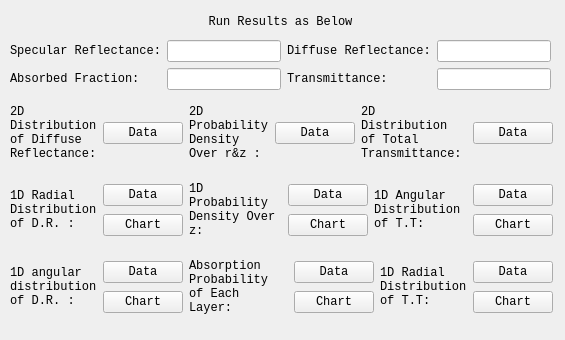
<?xml version="1.0" encoding="UTF-8"?>
<ui version="4.0">
 <class>RunResults</class>
 <widget class="QWidget" name="RunResults">
  <property name="geometry">
   <rect>
    <x>0</x>
    <y>0</y>
    <width>565</width>
    <height>340</height>
   </rect>
  </property>
  <property name="windowTitle">
   <string>Form</string>
  </property>
  <widget class="QWidget" name="gridLayoutWidget_2">
   <property name="geometry">
    <rect>
     <x>10</x>
     <y>90</y>
     <width>543</width>
     <height>241</height>
    </rect>
   </property>
   <layout class="QGridLayout" name="gridLayout_3">
    <item row="1" column="0">
     <layout class="QHBoxLayout" name="horizontalLayout_3">
      <item>
       <widget class="QLabel" name="label_8">
        <property name="font">
         <font>
          <family>Consolas</family>
         </font>
        </property>
        <property name="text">
         <string>1D Radial Distribution of D.R. :</string>
        </property>
        <property name="wordWrap">
         <bool>true</bool>
        </property>
       </widget>
      </item>
      <item>
       <layout class="QHBoxLayout" name="horizontalLayout_6">
        <item>
         <layout class="QVBoxLayout" name="verticalLayout_4">
          <item>
           <widget class="QPushButton" name="View_diff_reflect_rdl_Button">
            <property name="font">
             <font>
              <family>Consolas</family>
             </font>
            </property>
            <property name="text">
             <string>Data</string>
            </property>
           </widget>
          </item>
          <item>
           <widget class="QPushButton" name="View_diff_reflect_rdl_Chart">
            <property name="font">
             <font>
              <family>Consolas</family>
             </font>
            </property>
            <property name="text">
             <string>Chart</string>
            </property>
           </widget>
          </item>
         </layout>
        </item>
        <item>
         <widget class="QLabel" name="label_11">
          <property name="font">
           <font>
            <family>Consolas</family>
           </font>
          </property>
          <property name="text">
           <string>1D Probability Density Over z:</string>
          </property>
          <property name="wordWrap">
           <bool>true</bool>
          </property>
         </widget>
        </item>
        <item>
         <layout class="QHBoxLayout" name="horizontalLayout_9">
          <item>
           <layout class="QVBoxLayout" name="verticalLayout_5">
            <item>
             <widget class="QPushButton" name="View_1D_Prob_z_Button">
              <property name="font">
               <font>
                <family>Consolas</family>
               </font>
              </property>
              <property name="text">
               <string>Data</string>
              </property>
             </widget>
            </item>
            <item>
             <widget class="QPushButton" name="View_1D_Prob_z_Chart">
              <property name="font">
               <font>
                <family>Consolas</family>
               </font>
              </property>
              <property name="text">
               <string>Chart</string>
              </property>
             </widget>
            </item>
           </layout>
          </item>
          <item>
           <widget class="QLabel" name="label_14">
            <property name="font">
             <font>
              <family>Consolas</family>
             </font>
            </property>
            <property name="text">
             <string>1D Angular Distribution of T.T:</string>
            </property>
            <property name="wordWrap">
             <bool>true</bool>
            </property>
           </widget>
          </item>
          <item>
           <layout class="QVBoxLayout" name="verticalLayout_6">
            <item>
             <widget class="QPushButton" name="View_total_trans_agl_Button">
              <property name="font">
               <font>
                <family>Consolas</family>
               </font>
              </property>
              <property name="text">
               <string>Data</string>
              </property>
             </widget>
            </item>
            <item>
             <widget class="QPushButton" name="View_total_trans_agl_Chart">
              <property name="font">
               <font>
                <family>Consolas</family>
               </font>
              </property>
              <property name="text">
               <string>Chart</string>
              </property>
             </widget>
            </item>
           </layout>
          </item>
         </layout>
        </item>
       </layout>
      </item>
     </layout>
    </item>
    <item row="0" column="0">
     <layout class="QHBoxLayout" name="horizontalLayout_2">
      <item>
       <widget class="QLabel" name="label_7">
        <property name="font">
         <font>
          <family>Consolas</family>
         </font>
        </property>
        <property name="text">
         <string>2D Distribution of Diffuse Reflectance:</string>
        </property>
        <property name="wordWrap">
         <bool>true</bool>
        </property>
       </widget>
      </item>
      <item>
       <layout class="QHBoxLayout" name="horizontalLayout_5">
        <item>
         <layout class="QVBoxLayout" name="verticalLayout">
          <item>
           <widget class="QPushButton" name="View_diff_reflect_2d_Button">
            <property name="font">
             <font>
              <family>Consolas</family>
             </font>
            </property>
            <property name="text">
             <string>Data</string>
            </property>
           </widget>
          </item>
         </layout>
        </item>
        <item>
         <widget class="QLabel" name="label_10">
          <property name="font">
           <font>
            <family>Consolas</family>
           </font>
          </property>
          <property name="text">
           <string>2D Probability Density Over r&amp;z :</string>
          </property>
          <property name="wordWrap">
           <bool>true</bool>
          </property>
         </widget>
        </item>
        <item>
         <layout class="QHBoxLayout" name="horizontalLayout_7">
          <item>
           <layout class="QVBoxLayout" name="verticalLayout_2">
            <item>
             <widget class="QPushButton" name="View_2D_Prob_rz_Button">
              <property name="font">
               <font>
                <family>Consolas</family>
               </font>
              </property>
              <property name="text">
               <string>Data</string>
              </property>
             </widget>
            </item>
           </layout>
          </item>
          <item>
           <widget class="QLabel" name="label_12">
            <property name="font">
             <font>
              <family>Consolas</family>
             </font>
            </property>
            <property name="text">
             <string>2D Distribution of Total Transmittance:</string>
            </property>
            <property name="wordWrap">
             <bool>true</bool>
            </property>
           </widget>
          </item>
          <item>
           <layout class="QVBoxLayout" name="verticalLayout_3">
            <item>
             <widget class="QPushButton" name="View_total_trans_2d_Button">
              <property name="font">
               <font>
                <family>Consolas</family>
               </font>
              </property>
              <property name="text">
               <string>Data</string>
              </property>
             </widget>
            </item>
           </layout>
          </item>
         </layout>
        </item>
       </layout>
      </item>
     </layout>
    </item>
    <item row="2" column="0">
     <layout class="QHBoxLayout" name="horizontalLayout_4">
      <item>
       <widget class="QLabel" name="label_9">
        <property name="font">
         <font>
          <family>Consolas</family>
         </font>
        </property>
        <property name="text">
         <string>1D angular distribution of D.R. :</string>
        </property>
        <property name="wordWrap">
         <bool>true</bool>
        </property>
       </widget>
      </item>
      <item>
       <layout class="QHBoxLayout" name="horizontalLayout">
        <item>
         <layout class="QVBoxLayout" name="verticalLayout_7">
          <item>
           <widget class="QPushButton" name="View_diff_reflect_agl_Button">
            <property name="font">
             <font>
              <family>Consolas</family>
             </font>
            </property>
            <property name="text">
             <string>Data</string>
            </property>
           </widget>
          </item>
          <item>
           <widget class="QPushButton" name="View_diff_reflect_agl_Chart">
            <property name="font">
             <font>
              <family>Consolas</family>
             </font>
            </property>
            <property name="text">
             <string>Chart</string>
            </property>
           </widget>
          </item>
         </layout>
        </item>
        <item>
         <widget class="QLabel" name="label_6">
          <property name="font">
           <font>
            <family>Consolas</family>
           </font>
          </property>
          <property name="text">
           <string>Absorption Probability of Each Layer:</string>
          </property>
          <property name="wordWrap">
           <bool>true</bool>
          </property>
         </widget>
        </item>
        <item>
         <layout class="QHBoxLayout" name="horizontalLayout_8">
          <item>
           <layout class="QVBoxLayout" name="verticalLayout_8">
            <item>
             <widget class="QPushButton" name="View_Abs_prob_layer_Button">
              <property name="font">
               <font>
                <family>Consolas</family>
               </font>
              </property>
              <property name="text">
               <string>Data</string>
              </property>
             </widget>
            </item>
            <item>
             <widget class="QPushButton" name="View_Abs_prob_layer_Chart">
              <property name="font">
               <font>
                <family>Consolas</family>
               </font>
              </property>
              <property name="text">
               <string>Chart</string>
              </property>
             </widget>
            </item>
           </layout>
          </item>
          <item>
           <widget class="QLabel" name="label_13">
            <property name="font">
             <font>
              <family>Consolas</family>
             </font>
            </property>
            <property name="text">
             <string>1D Radial Distribution of T.T:</string>
            </property>
            <property name="wordWrap">
             <bool>true</bool>
            </property>
           </widget>
          </item>
          <item>
           <layout class="QVBoxLayout" name="verticalLayout_9">
            <item>
             <widget class="QPushButton" name="View_total_trans_rdl_Button">
              <property name="font">
               <font>
                <family>Consolas</family>
               </font>
              </property>
              <property name="text">
               <string>Data</string>
              </property>
             </widget>
            </item>
            <item>
             <widget class="QPushButton" name="View_total_trans_rdl_Chart">
              <property name="font">
               <font>
                <family>Consolas</family>
               </font>
              </property>
              <property name="text">
               <string>Chart</string>
              </property>
             </widget>
            </item>
           </layout>
          </item>
         </layout>
        </item>
       </layout>
      </item>
     </layout>
    </item>
   </layout>
  </widget>
  <widget class="QWidget" name="verticalLayoutWidget_4">
   <property name="geometry">
    <rect>
     <x>10</x>
     <y>10</y>
     <width>541</width>
     <height>80</height>
    </rect>
   </property>
   <layout class="QVBoxLayout" name="verticalLayout_10">
    <item>
     <widget class="QLabel" name="label">
      <property name="font">
       <font>
        <family>Consolas</family>
       </font>
      </property>
      <property name="text">
       <string>Run Results as Below</string>
      </property>
      <property name="alignment">
       <set>Qt::AlignCenter</set>
      </property>
     </widget>
    </item>
    <item>
     <layout class="QGridLayout" name="gridLayout">
      <item row="1" column="0">
       <widget class="QLabel" name="label_3">
        <property name="font">
         <font>
          <family>Consolas</family>
         </font>
        </property>
        <property name="text">
         <string>Absorbed Fraction:</string>
        </property>
       </widget>
      </item>
      <item row="0" column="0">
       <widget class="QLabel" name="label_2">
        <property name="font">
         <font>
          <family>Consolas</family>
          <pointsize>9</pointsize>
         </font>
        </property>
        <property name="text">
         <string>Specular Reflectance:</string>
        </property>
       </widget>
      </item>
      <item row="0" column="1">
       <widget class="QLineEdit" name="SpecRefEdit">
        <property name="font">
         <font>
          <family>Consolas</family>
         </font>
        </property>
       </widget>
      </item>
      <item row="0" column="3">
       <widget class="QLineEdit" name="DiffRefEdit">
        <property name="font">
         <font>
          <family>Consolas</family>
         </font>
        </property>
       </widget>
      </item>
      <item row="1" column="1">
       <widget class="QLineEdit" name="AbsFracEdit">
        <property name="font">
         <font>
          <family>Consolas</family>
         </font>
        </property>
       </widget>
      </item>
      <item row="0" column="2">
       <widget class="QLabel" name="label_4">
        <property name="font">
         <font>
          <family>Consolas</family>
         </font>
        </property>
        <property name="text">
         <string>Diffuse Reflectance:</string>
        </property>
       </widget>
      </item>
      <item row="1" column="2">
       <widget class="QLabel" name="label_5">
        <property name="font">
         <font>
          <family>Consolas</family>
         </font>
        </property>
        <property name="text">
         <string>Transmittance:</string>
        </property>
       </widget>
      </item>
      <item row="1" column="3">
       <widget class="QLineEdit" name="TransEdit">
        <property name="font">
         <font>
          <family>Consolas</family>
         </font>
        </property>
       </widget>
      </item>
     </layout>
    </item>
   </layout>
  </widget>
 </widget>
 <resources/>
 <connections/>
</ui>
